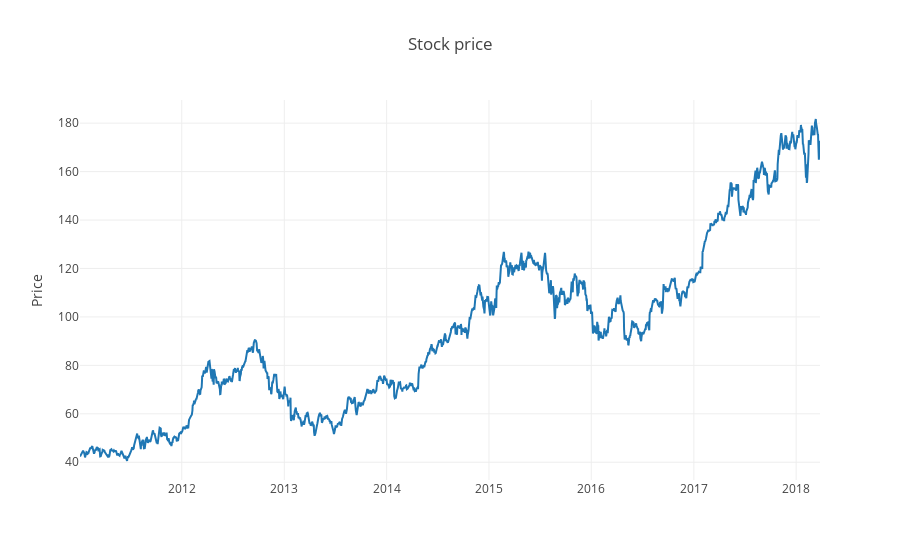
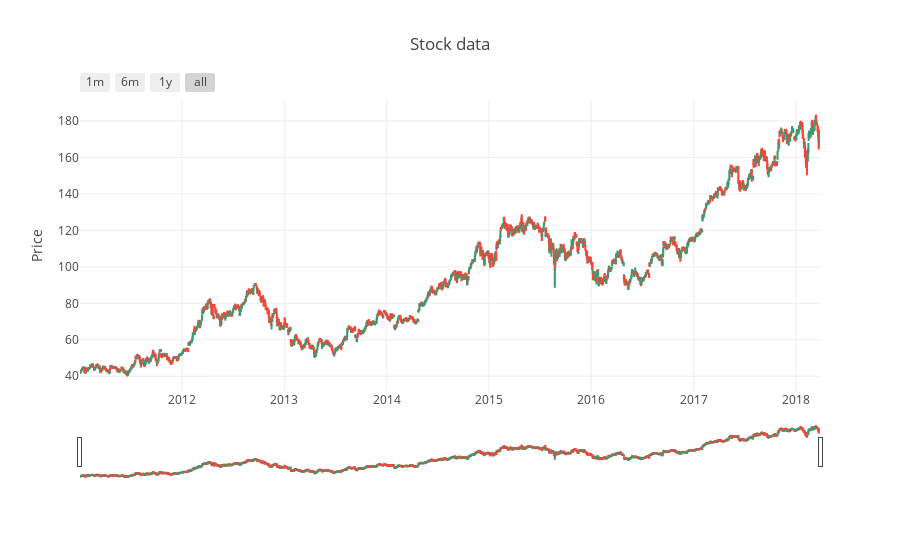

Notebook source saved alongside these figures, in order:
### Code cell
da.plotscatter(df_raw[['Close']])
da.candleplot(df_raw)

### Figure 1 — Plotly figure (JSON) as saved in the notebook; plotly's stock layout.template omitted (floating-point values rounded to 4 significant figures; data arrays with more than 128 entries replaced by an {"elided": "..."} marker saying what was removed)
{"data": [{"name": "Close", "type": "scatter", "x": {"elided": "1818 str values"}, "y": {"elided": "1818 float values"}}], "layout": {"legend": {"orientation": "h"}, "title": "Stock price", "yaxis": {"title": "Price"}}}

### Figure 2 — Plotly figure (JSON) as saved in the notebook; plotly's stock layout.template omitted (floating-point values rounded to 4 significant figures; data arrays with more than 128 entries replaced by an {"elided": "..."} marker saying what was removed)
{"data": [{"close": {"elided": "1818 float values"}, "high": {"elided": "1818 float values"}, "low": {"elided": "1818 float values"}, "name": "Name", "open": {"elided": "1818 float values"}, "type": "candlestick", "x": {"elided": "1818 str values"}}], "layout": {"legend": {"orientation": "h"}, "title": "Stock data", "xaxis": {"rangeselector": {"buttons": [{"count": 1, "label": "1m", "step": "month", "stepmode": "backward"}, {"count": 6, "label": "6m", "step": "month", "stepmode": "backward"}, {"count": 1, "label": "1y", "step": "year", "stepmode": "backward"}, {"step": "all"}]}}, "yaxis": {"title": "Price"}}}
